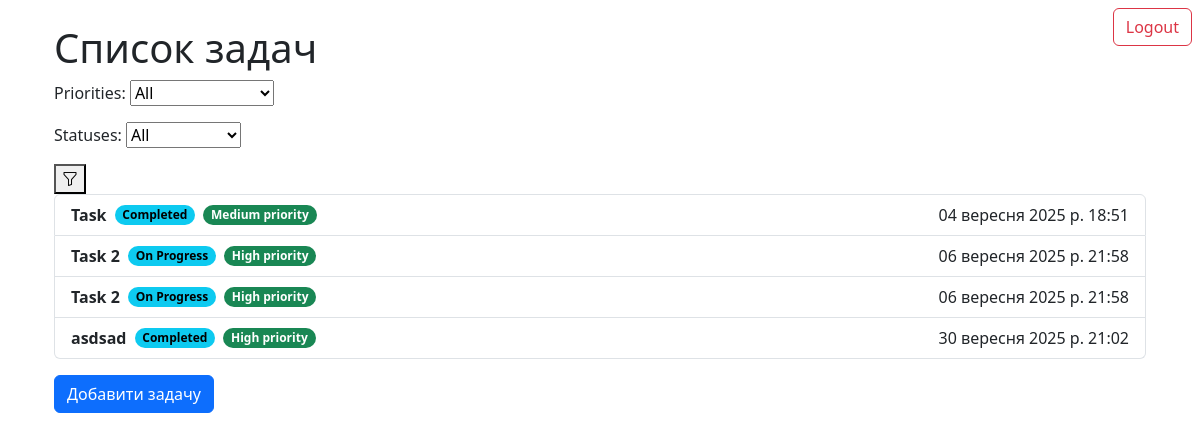
Before: / (signed in) with the older database file.
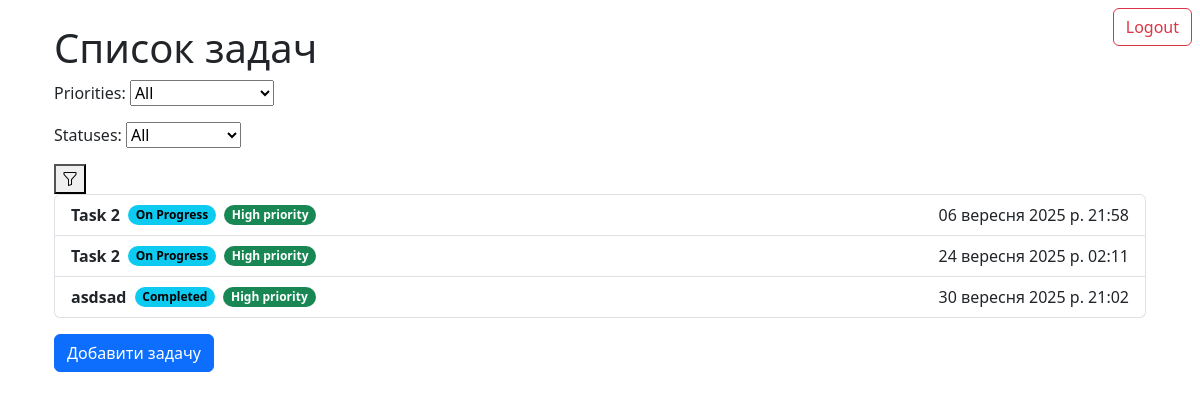
After: the same page with the newer database file.
### task_app/models.py (models this page shows, shortened)
class Task(models.Model):
    STATUSES = {
        'on_progress': 'On Progress',
        'completed': 'Completed',
        'not_started': 'Not started'
    }
    PRIORITIES = {
        'low': 'Low priority',
        'high': 'High priority',
        'medium': 'Medium priority'
    }
    title = models.CharField(max_length=255)
    description = models.TextField(blank=True, null=True)
    status = models.CharField(max_length=255, choices=STATUSES, default='not_started')
    priority = models.CharField(max_length=255, choices=PRIORITIES, default='low')
    deadline = models.DateTimeField(blank=True, null=True)
    created_at = models.DateTimeField(auto_now_add=True)
    user = models.ForeignKey(User, on_delete=models.CASCADE, blank=True, null=True)
    image = models.ImageField()
    file = models.FileField(blank=True, null=True, upload_to='task_files/')

### task_app/views.py (the view)
# urls.py: path('', views.TaskListView.as_view(), name='Home'),
class TaskListView(ListView):
    model = Task
    template_name = 'task_list.html'
    context_object_name = 'tasks'
    def get_queryset(self):
        tasks =  Task.objects.filter(user=self.request.user).all()
        status = self.request.GET.get('status', '')
        priority = self.request.GET.get('priority', '')
        if status:
            tasks = tasks.filter(status=status)
        if priority:
            tasks = tasks.filter(priority=priority)
        return tasks
    def get_context_data(self, **kwargs):
        context = super().get_context_data(**kwargs)
        context['filterForm'] = FilterForm(self.request.GET)
        return context

### task_app/forms.py
class FilterForm(forms.Form):
    STATUSES = {
        '': 'All',
        'on_progress': 'On Progress',
        'completed': 'Completed',
        'not_started': 'Not started'
    }
    PRIORITIES = {
        '': 'All',
        'low': 'Low priority',
        'high': 'High priority',
        'medium': 'Medium priority'
    }
    priority = forms.ChoiceField(choices=PRIORITIES, label='Priorities', required=False)
    status = forms.ChoiceField(choices=STATUSES, label='Statuses', required=False)

### templates/task_list.html (shortened to what this page needs)
{% extends 'base.html' %}
{% block content %}
    <div class="container">
        <h1>Список задач</h1>
        <form action="" method="get">
            {{filterForm.as_p}}
            <button type="submit"><i class="bi bi-funnel"></i></button>
        </form>
        {% if user.is_authenticated %}
            <form action="{% url 'Logout' %}" method="post">
                <button class="btn btn-outline-danger position-absolute top-0 end-0 mt-2 me-2" type="submit">Logout</button>
            </form>
        {% else %}
            <a href="{% url 'Login' %}" class="btn btn-primary position-absolute top-0 end-0 mt-2 me-2">Login</a>
        {% endif %}
        <div class="list-group">
            {% for task in tasks %}
                <a href="{% url 'Update' task.id %}" class="gap-2 align-items-center d-flex list-group-item list-group-item-action">
                    <b>{{task.title}}</b>
                    <span class="badge rounded-pill text-bg-info">{{task.get_status_display}}</span>
                    <span class="badge rounded-pill text-bg-success">{{task.get_priority_display}}</span>
                    <span class="ms-auto">{{task.deadline}}</span>
                </a>
            {% endfor %}
        </div>
        <a href='{% url "Create" %}' class="btn btn-primary mt-3">Добавити задачу</a>
    </div>
{% endblock content %}

### templates/base.html (shortened to what this page needs)
<!DOCTYPE html>
<html lang="uk">
<head>
    <link href="https://cdn.jsdelivr.net/npm/bootstrap@5.3.6/dist/css/bootstrap.min.css" rel="stylesheet">
    <link rel="stylesheet" href="https://cdn.jsdelivr.net/npm/bootstrap-icons@1.13.1/font/bootstrap-icons.min.css">
    {% load static %}
		<link rel="stylesheet" href="{% static 'css/style.css' %}">
</head>
<body>
<div class="container mt-4">
    {% block content %}
    {% endblock %}
</div>
</body>
</html>

Changed rows visible on the page:
removed Task: title "Task", status "Completed", priority "Medium priority", deadline "04 вересня 2025 р. 18:51"
changed Task: deadline "06 вересня 2025 р. 21:58" → "24 вересня 2025 р. 02:11"
